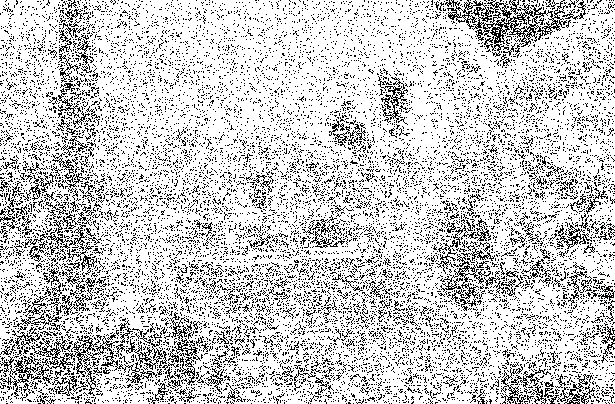
//> input picture projektiky/uloha4/04_gaussNoSep_err.png, 615 x 404 px, given in place of , which was not available
$ ./mt04   (built with g++ and OpenCV 4)
//> lines starting //> are read from the running program, lines starting //| are printed output that depends on the picture; pictures that were not available may be replaced by others from this repository, and a replacement may not be noted
//> further down, src_rgb is the input picture: 404 rows x 615 cols, CV_8UC3; 79.7% white; black in thin lines or dots
//> in main, `cv::cvtColor( src_rgb, src_gray, cv::COLOR_BGR2GRAY );`: src_gray: 404 rows x 615 cols, CV_8UC1; 79.7% white; black in thin lines or dots
#include <stdio.h>
#include <stdlib.h>
#include <string.h>
#include <iostream>

#include <opencv2/imgproc/imgproc.hpp>
#include <opencv2/highgui/highgui.hpp>


//  Funkce pro generování bílého šumu.
//  Intenzita udává maximální velikost šumu.
void bilySum( const cv::Mat& src, cv::Mat& dst, float intenzita )
{
//> called with intenzita = 0.1
	cv::RNG rng;
	cv::Mat noise = cv::Mat::zeros( src.size(), CV_32SC1 );
	for( int i = 0; i < noise.rows*noise.cols; ++i ) {
		// vygenerujte hodnoty pro bílý šum a uložte do obrazu se šumem
		// využijte: rng.gaussian(double sigma)
		// a vztah pro gaussův pásmový bílý šum
		// vzorky bílého šumu s výkonem (rozptylem) např. 0.2 vypočteme:
		// v = sqrt(výkon=0.2) * gaussian(sigma=1.0)
		// funkce gaussian() generuje náhodné vzorky s normálním rozlošením se střední hodnotou 0 a rozptylem 1.
		noise.at<int>(i) = sqrt(intenzita) * rng.gaussian(1);
	}
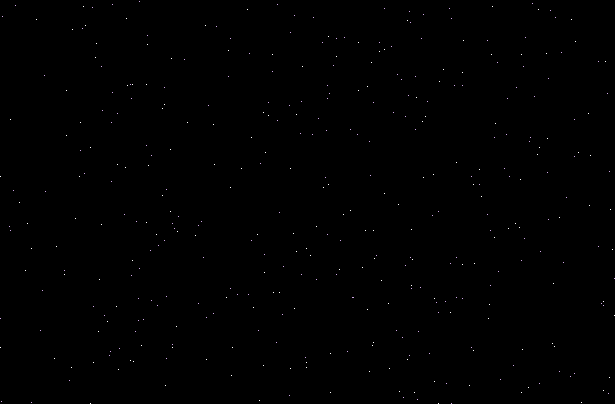
//> noise: 404 rows x 615 cols, CV_32SC1; 3 distinct labels, from -1 to 1; one colour per label, 0 black, -1 white
	cv::Mat tmp;
	src.convertTo( tmp, noise.type() );
//> tmp: 404 rows x 615 cols, CV_32SC1; 79.7% white; black in thin lines or dots
	tmp = tmp+noise;
//> tmp: 404 rows x 615 cols, CV_32SC1; min -1, max 256, mean 203.1
	tmp.convertTo( dst, src.type() );
}


//  Funkce pro filtraci obrazu Gaussovým filtrem.
//     - velikost filtru v pixelech
//	   - sigma je rozptyl pro výpočet hodnot Gaussovy funkce
void separabilityGauss( const cv::Mat& src, int velikost, double sigma, cv::Mat& sepDst, cv::Mat& noSepDst, int &noSepCnt, int &sepCnt )
{
//> called with velikost = 45, sigma = 8
	// velikost - chceme liché číslo, minimálně 3
	int stred = velikost/2;
	stred = MAX(1,stred);
	velikost = 2*stred+1;

	// připravte Gaussův filtr v 1D
	cv::Mat gauss1D = cv::Mat::zeros( 1, velikost, CV_64FC1 );

	// implementujte výpočet koeficientù Gaussova filtru - ručně, dosazením do Gaussovy funkce
	/*  Working area - begin */
	// generate gabor kernel
	for (int k = - stred; k <= stred; k++)
	{
		double sample = exp(-(k * k) / (2 * sigma * sigma));
		double normalizer = sqrt(2 * CV_PI) * sigma;
		gauss1D.at<double>(0, k + stred) = sample / normalizer;
	}
	/*  Working area - end */
	// normalizace hodnot
	gauss1D = gauss1D / (sum(gauss1D).val[0]+0.00001);

	// připravíme Gaussův filtr ve 2D
	// využijeme konvoluce 1D Gauss. jádra ve směru x a y s jednotkovým impulsem
	cv::Mat gauss2D = cv::Mat::zeros( velikost, velikost, CV_64FC1 );
	gauss2D.at<double>(stred,stred) = 1.;
	filter2D( gauss2D, gauss2D, -1, gauss1D );
	filter2D( gauss2D, gauss2D, -1, gauss1D.t() );
	gauss2D = gauss2D / (sum(gauss2D).val[0]+0.00001);

	// aplikujte připravený filtr na zdrojový obraz
	// využijte separability operátoru - využít 1D filtr
	// implementujte s využitím opencv funkce 'filter2D' a transpozice matice mat.t()
	/*  Working area - begin */
	cv::filter2D(src, sepDst, -1, gauss1D.t());
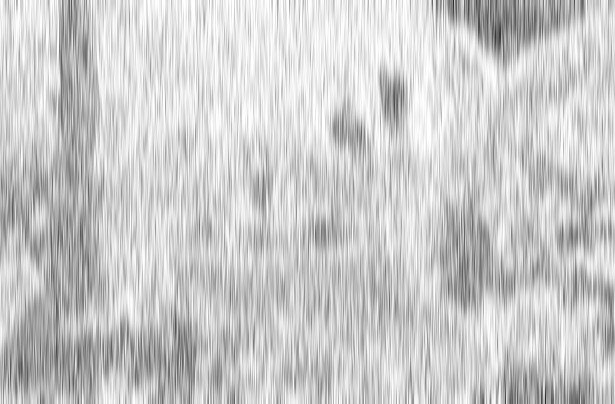
//> sepDst: 404 rows x 615 cols, CV_8UC1; min 40, max 255, mean 203.1
	cv::filter2D(sepDst, sepDst, -1, gauss1D);
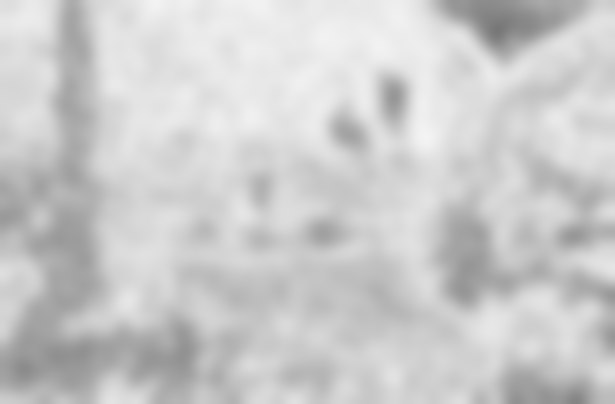
//> sepDst: 404 rows x 615 cols, CV_8UC1; min 119, max 243, mean 203.1
	/*  Working area - end */


	// nyní aplikujte připravený 2D filtr na zdrojový obraz
	// implementujte s využitím opencv funkce 'filter2D'
	/*  Working area - begin */
	cv::filter2D(src, noSepDst, -1, gauss2D);
	/*  Working area - end */

	// ručně spočtěte a uložte do proměnných - počet operací pro výpočet hodnoty
	// jednoho pixelu výsledného obrazu s/bez využití separability
	// stačí zjednodušený výpočet - počet operací násobení na jeden pixel

	////////////////////////////////////////////////////////////////////////////////////////////////
	// nezalezi na vyuziti separability operatoru aj tak oba pristupi musia mat rovnaky pocet     //
	// nasobeni, pretoze gauss2D vnikol z gauss1D * gauss1d.t(), cize v konecnom dosledku pri     //
	// aplikacii filtru mam rovnaky pocet nasobeni na jeden pixel.                                //
	////////////////////////////////////////////////////////////////////////////////////////////////
	sepCnt   = gauss1D.cols * cv::Mat(gauss1D.t()).rows;
	noSepCnt = gauss2D.cols * gauss2D.rows;

	return;
}


/* Vyhodnocení/porovnání výsledku s referenčním obrazem. */
void checkDifferences( const cv::Mat test, const cv::Mat ref, std::string tag, bool save = false);


//---------------------------------------------------------------------------
//---------------------------------------------------------------------------

//
// Examples of input parameters
// ./mt-04 ../../data/garden.png 0.2 31 2.0

int main(int argc, char* argv[])
{
    std::string img_path = "";
	float noise_amp = 0.1;
    int filter_size = 45;
	float sigma = 8.0;

	// check input parameters
	if( argc > 1 ) img_path = std::string( argv[1] );
	if( argc > 2 ) noise_amp = atof( argv[2] );
	if( argc > 3 ) filter_size = atoi( argv[3] );
	if( argc > 4 ) sigma = atof( argv[4] );

	// load testing images
	cv::Mat src_rgb = cv::imread( img_path );

	// check testing images
	if( src_rgb.empty() ) {
		std::cout << "Failed to load image: " << img_path << std::endl;
		return -1;
	}

	cv::Mat src_gray;
	cv::cvtColor( src_rgb, src_gray, cv::COLOR_BGR2GRAY );

	//---------------------------------------------------------------------------

	cv::Mat diff, gray, zasum, sepOut, noSepOut, gauss_ref;
	int noSepCnt, sepCnt;

	bilySum( src_gray, zasum, noise_amp );

	separabilityGauss( zasum, filter_size, sigma, sepOut, noSepOut, noSepCnt, sepCnt );
//> noSepCnt = 2025; sepCnt = 2025
	cv::GaussianBlur( zasum, gauss_ref, cv::Size(filter_size,filter_size), sigma );

	// vyhodnocení
	checkDifferences( zasum,     src_gray, "04_noise", true );
	checkDifferences( sepOut,   gauss_ref, "04_gaussSep", true );
	checkDifferences( noSepOut, gauss_ref, "04_gaussNoSep", true );
	std::cout << " " << noSepCnt << " " << sepCnt << std::endl;

    return 0;
}
//---------------------------------------------------------------------------


void checkDifferences( const cv::Mat test, const cv::Mat ref, std::string tag, bool save )
{
//> called with tag = "04_noise", save = true
	double mav = 255., err = 255., nonzeros = 255.;
	cv::Mat diff;

	if( !test.empty() && !ref.empty() ) {
		cv::absdiff( test, ref, diff );
//> diff: 404 rows x 615 cols, CV_8UC1; values 0 (black) and 1 (white), 0.07% white in thin lines or dots
		cv::minMaxLoc( diff, NULL, &mav );
//> mav = 1
		err = ( cv::sum(diff).val[0] / (diff.rows*diff.cols) );
//> err = 0.000728
		nonzeros = 1. * cv::countNonZero( diff ) / (diff.rows*diff.cols);
//> nonzeros = 0.000728
	}

	if( save ) {
		if( !test.empty() ) { cv::imwrite( (tag+".png").c_str(), test ); }
		if( !diff.empty() ) { diff *= 255;	cv::imwrite( (tag+"_err.png").c_str(), diff ); }
//> after `diff *= 255`: diff: 404 rows x 615 cols, CV_8UC1; 0.07% white in thin lines or dots
	}

	printf( "%s %.2f %.2f %.2f ", tag.c_str(), err, nonzeros, mav );
//| 04_noise 0.00 0.00 1.00
//> call 2 of checkDifferences, with tag = "04_gaussSep", save = true
//> in checkDifferences (call 2), `cv::absdiff( test, ref, diff );`:
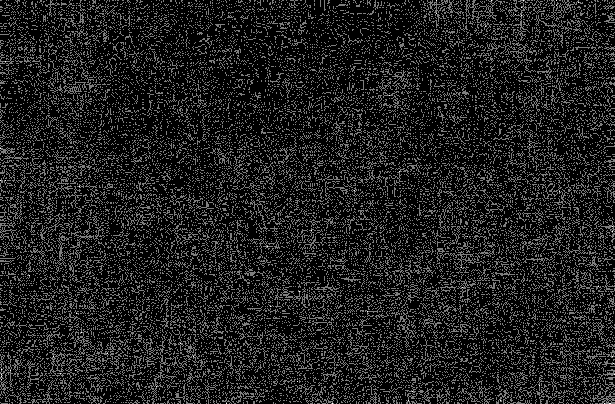
//> diff: 404 rows x 615 cols, CV_8UC1; min 0, max 2, mean 0.238; drawn with min black and max white
//> in checkDifferences (call 2), `cv::minMaxLoc( diff, NULL, &mav );`: mav = 2
//> in checkDifferences (call 2), `err = ( cv::sum(diff).val[0] / (diff.rows*diff.cols) );`: err = 0.238
//> in checkDifferences (call 2), `diff *= 255`:
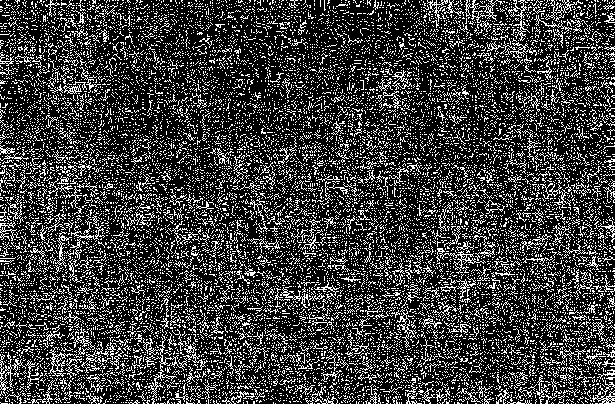
//> diff: 404 rows x 615 cols, CV_8UC1; 23.8% white in thin lines or dots
//| 04_gaussSep 0.24 0.24 2.00
//> call 3 of checkDifferences, with tag = "04_gaussNoSep", save = true
//> in checkDifferences (call 3), `cv::absdiff( test, ref, diff );`:
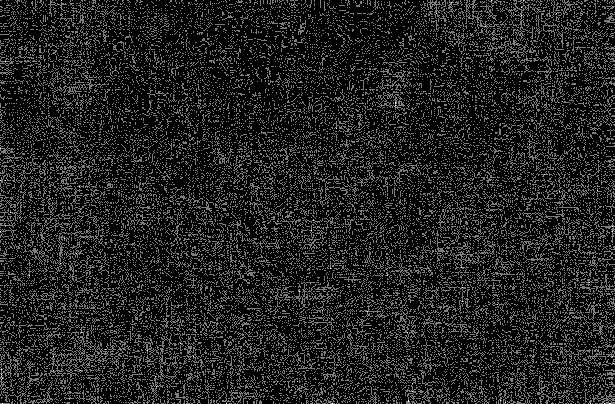
//> diff: 404 rows x 615 cols, CV_8UC1; min 0, max 2, mean 0.248; drawn with min black and max white
//> in checkDifferences (call 3), `err = ( cv::sum(diff).val[0] / (diff.rows*diff.cols) );`: err = 0.248
//> in checkDifferences (call 3), `nonzeros = 1. * cv::countNonZero( diff ) / (diff.rows*diff.cols);`: nonzeros = 0.247
//> in checkDifferences (call 3), `diff *= 255`:
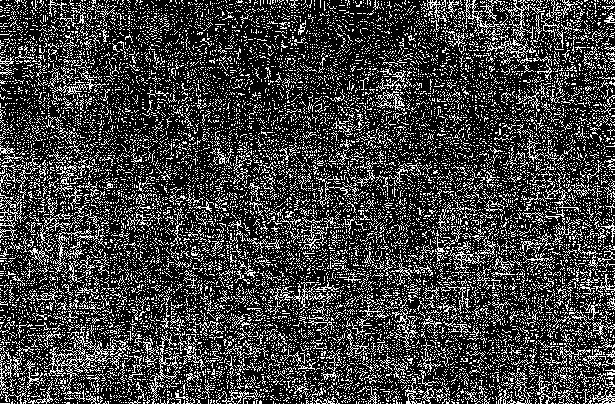
//> diff: 404 rows x 615 cols, CV_8UC1; 24.7% white in thin lines or dots
//| 04_gaussNoSep 0.25 0.25 2.00
//|  2025 2025

	return;
}
